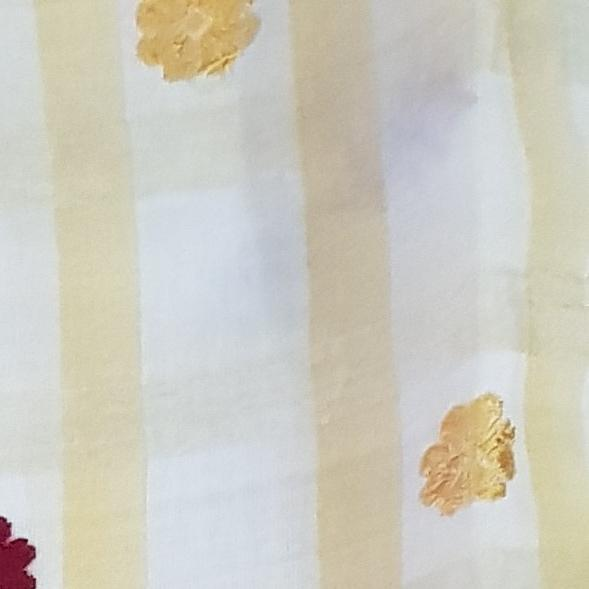
#> input picture sarees_dataset/handloom_sarees/img_106019.jpg, 589 x 589 px; its folder holds 3 pictures in this run
$ python generate_metadata.py
#> lines starting #> are read from the running program, lines starting #| are printed output that depends on the picture
import os
import json
import csv
import cv2
import numpy as np
import networkx as nx
from pathlib import Path
from collections import Counter, defaultdict
from PIL import Image
import matplotlib
matplotlib.use('Agg')
import matplotlib.pyplot as plt

# Directories
root_dir = Path(__file__).resolve().parents[1]
dataset_dir = root_dir / "sarees_dataset"
data_dir = root_dir / "data"
output_dir = root_dir / "outputs" / "dataset_inspection"

data_dir.mkdir(parents=True, exist_ok=True)
output_dir.mkdir(parents=True, exist_ok=True)

# 1. Load all images
image_paths = sorted(list(dataset_dir.rglob("*.jpg")))
print(f"Total images found: {len(image_paths)}")

# 2. Extract SIFT features & compute initial 72 design groups (exact preservation)
sift = cv2.SIFT_create(nfeatures=600)
bf = cv2.BFMatcher(cv2.NORM_L2, crossCheck=True)

descriptors = {}
image_metadata = {}

for p in image_paths:
    rel_path = str(p.relative_to(root_dir))
    with Image.open(p) as img:
#> img is the input picture: PIL image 589x589 RGB; mean R, G, B 205.8, 203.7, 192.7
        w, h = img.size
#> w = 589; h = 589
        ar = round(w / h, 2)
#> ar = 1

    cv_img = cv2.imread(str(p), cv2.IMREAD_GRAYSCALE)
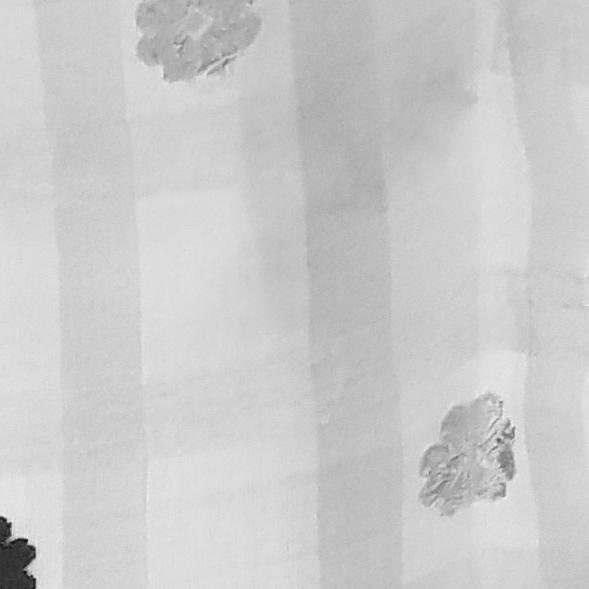
#> cv_img: shape (589, 589); min 11, max 244, mean 203.1
    kp, des = sift.detectAndCompute(cv_img, None)
#> kp = 186 keypoints; strongest (x, y, size): (26, 540, 2.8), (34, 580, 2.2), (24, 552, 15.6), (4, 520, 3.3)
    descriptors[p.name] = des

    image_metadata[p.name] = {
        'full_path': str(p),
        'rel_path': rel_path,
        'filename': p.name,
        'width': w,
        'height': h,
        'aspect_ratio': ar
    }
#> pass 2 of the loop `for p in image_paths:`:
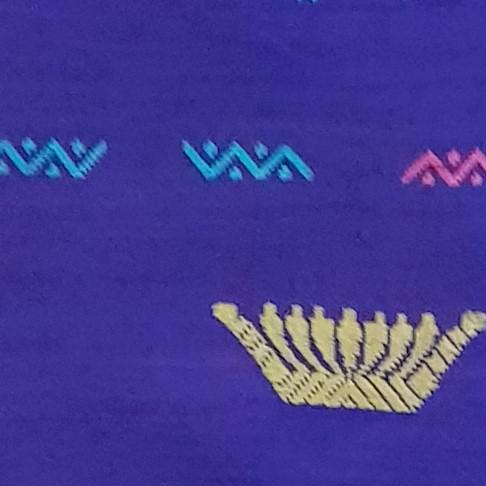
#> input picture sarees_dataset/handloom_sarees/img_10959.jpg, 486 x 486 px
#> img is the input picture: PIL image 486x486 RGB; mean R, G, B 67.3, 58.3, 146.2
#> `cv_img = cv2.imread(str(p), cv2.IMREAD_GRAYSCALE)`:
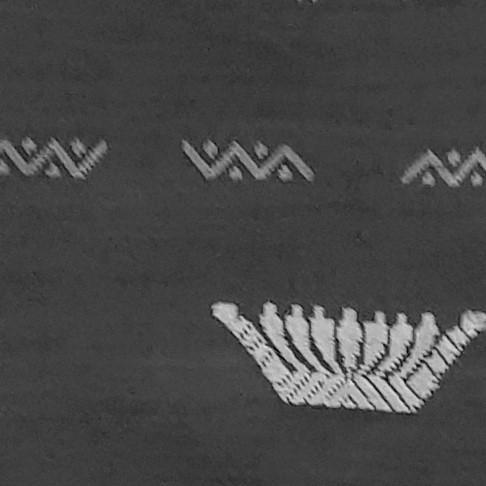
#> cv_img: shape (486, 486); min 0, max 230, mean 71
#> kp = 600 keypoints; strongest (x, y, size): (405, 380, 2.6), (395, 390, 2.4), (246, 332, 2), (403, 400, 2.5)
#> pass 3 of the loop `for p in image_paths:`:
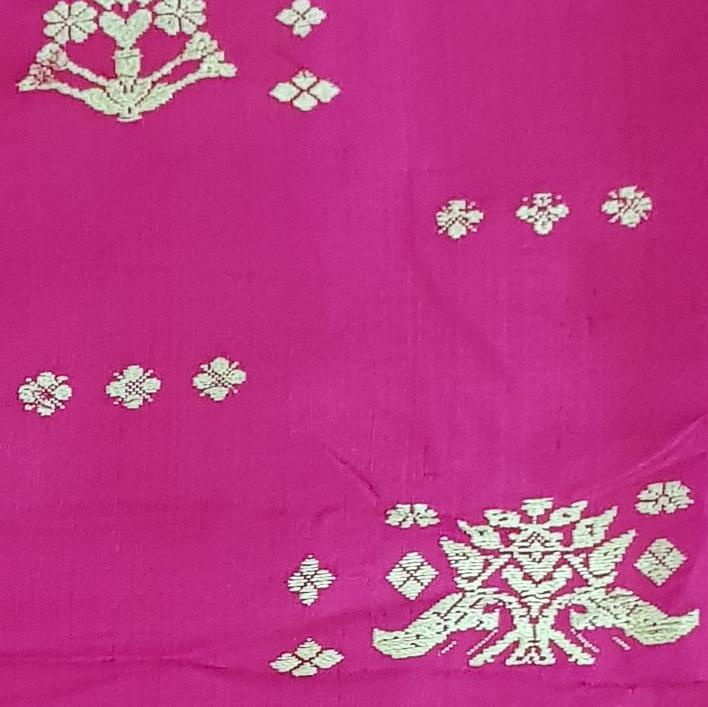
#> input picture sarees_dataset/handloom_sarees/img_110820.jpg, 708 x 707 px
#> img is the input picture: PIL image 708x707 RGB; mean R, G, B 189.1, 59.7, 132.1
#> `cv_img = cv2.imread(str(p), cv2.IMREAD_GRAYSCALE)`:
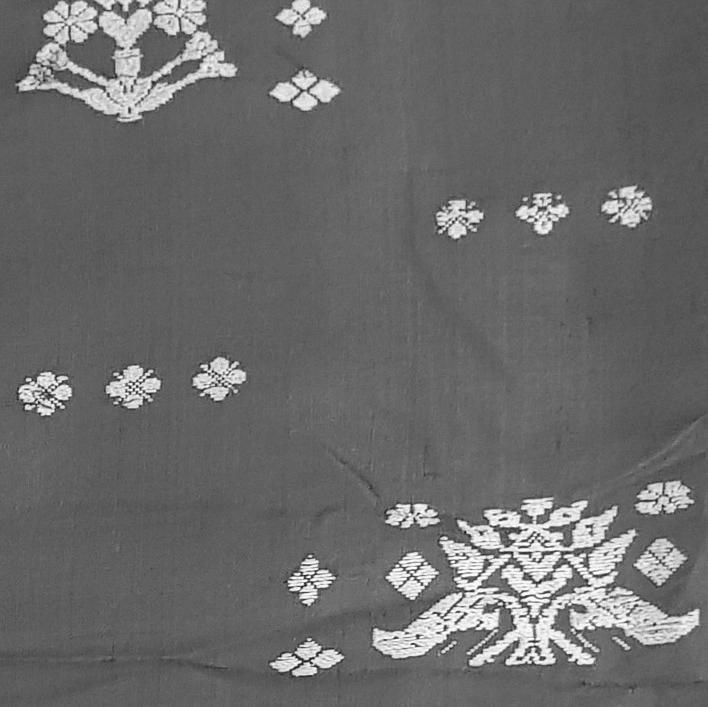
#> cv_img: shape (707, 708); min 13, max 255, mean 106.6
#> kp = 600 keypoints; strongest (x, y, size): (510, 603, 2.2), (130, 387, 1.9), (418, 636, 3), (481, 622, 2.2)

# Build graph of connections (SIFT matches >= 35)
G = nx.Graph()
for p in image_paths:
    G.add_node(p.name)

match_details = defaultdict(dict)
n = len(image_paths)
for i in range(n):
    n1 = image_paths[i].name
    des1 = descriptors.get(n1)
    if des1 is None: continue
    for j in range(i + 1, n):
        n2 = image_paths[j].name
        des2 = descriptors.get(n2)
        if des2 is None: continue

        matches = bf.match(des1, des2)
        good = [m for m in matches if m.distance < 160]
        num_good = len(good)
        match_details[n1][n2] = num_good
        match_details[n2][n1] = num_good

        if num_good >= 35:
            G.add_edge(n1, n2, weight=num_good)
#> after the loop, match_details = 3 items

components = list(nx.connected_components(G))
#> components = 3 items
components.sort(key=lambda c: len(c), reverse=True)

print(f"Initial inferred design groups count: {len(components)}")
#| Initial inferred design groups count: 3

# 3. Assign Design IDs and Colorway IDs
rows = []
design_audit_info = {}
singletons_list = []
multi_groups_list = []

for cid, comp in enumerate(components, 1):
    design_id = f"Design_{cid:03d}"
    comp_list = sorted(list(comp))
    is_single = (len(comp_list) == 1)

    if is_single:
        singletons_list.append((design_id, comp_list[0]))
    else:
        multi_groups_list.append((design_id, comp_list))

    # Audit info for group
    pairwise_info = []
    for idx1 in range(len(comp_list)):
        for idx2 in range(idx1 + 1, len(comp_list)):
            fn1, fn2 = comp_list[idx1], comp_list[idx2]
            score = match_details[fn1].get(fn2, 0)
            pairwise_info.append({'img1': fn1, 'img2': fn2, 'sift_matches': score})

    design_audit_info[design_id] = {
        'design_id': design_id,
        'image_count': len(comp_list),
        'is_singleton': is_single,
        'images': comp_list,
        'pairwise_sift_matches': pairwise_info
    }

    for c_idx, fn in enumerate(comp_list, 1):
        colorway_id = f"{design_id}_C{c_idx:02d}"
        meta = image_metadata[fn]
        rows.append({
            'image_path': meta['rel_path'],
            'design_id': design_id,
            'colorway_id': colorway_id,
            'is_singleton': is_single,
            'width': meta['width'],
            'height': meta['height'],
            'aspect_ratio': meta['aspect_ratio']
        })
#> this loop made 3 passes
#> (design_id, comp_list) on passes 1 to 3: ('Design_001', ['img_106019.jpg']), ('Design_002', ['img_10959.jpg']), ('Design_003', ['img_110820.jpg'])
#> after the loop, design_audit_info = 3 items; multi_groups_list = []; rows = 3 items; singletons_list = [('Design_001', 'img_106019.jpg'), ('Design_002', 'img_10959.jpg'), ('Design_003', 'img_110820.jpg')]

# Sort rows by image_path
rows.sort(key=lambda x: x['image_path'])

# Write metadata.csv
csv_file = data_dir / "metadata.csv"
fieldnames = ['image_path', 'design_id', 'colorway_id', 'is_singleton', 'width', 'height', 'aspect_ratio']
with open(csv_file, 'w', newline='', encoding='utf-8') as f:
    writer = csv.DictWriter(f, fieldnames=fieldnames)
    writer.writeheader()
    writer.writerows(rows)

print(f"Created {csv_file} with {len(rows)} rows.")
#| Created data/metadata.csv with 3 rows.

# 4. Save dataset_summary.json
dimensions_list = [(r['width'], r['height']) for r in rows]
#> dimensions_list = [(589, 589), (486, 486), (708, 707)]
dim_counts = dict(Counter(dimensions_list))
#> dim_counts = {(589, 589): 1, (486, 486): 1, (708, 707): 1}
dim_stats = {
    'unique_resolution_count': len(dim_counts),
    'most_common_resolutions': [{'width': k[0], 'height': k[1], 'count': v} for k, v in Counter(dimensions_list).most_common(5)],
    'min_width': min(r['width'] for r in rows),
    'max_width': max(r['width'] for r in rows),
    'min_height': min(r['height'] for r in rows),
    'max_height': max(r['height'] for r in rows),
    'aspect_ratios': dict(Counter(r['aspect_ratio'] for r in rows))
}

class_sizes = [len(comp) for comp in components]
#> class_sizes = [1, 1, 1]
summary_data = {
    'total_images': len(image_paths),
    'total_designs': len(components),
    'multi_image_designs': len(multi_groups_list),
    'singleton_designs': len(singletons_list),
    'images_in_multi_image_designs': sum(len(c) for _, c in multi_groups_list),
    'class_size_distribution': dict(Counter(class_sizes)),
    'image_dimension_statistics': dim_stats
}

summary_json = output_dir / "dataset_summary.json"
with open(summary_json, 'w', encoding='utf-8') as f:
    json.dump(summary_data, f, indent=2)

print(f"Created {summary_json}.")

# Save audit details json
audit_json = output_dir / "group_audit.json"
with open(audit_json, 'w', encoding='utf-8') as f:
    json.dump(design_audit_info, f, indent=2)
print(f"Created {audit_json}.")

# 5. Generate Contact Sheets for Multi-Image Groups
# Split 28 multi-image groups across a few sheets (7 groups per sheet -> 4 sheets)
sheet_size = 7
for sheet_idx in range(0, len(multi_groups_list), sheet_size):
    sub_groups = multi_groups_list[sheet_idx : sheet_idx + sheet_size]
    max_imgs = max(len(imgs) for _, imgs in sub_groups)

    fig, axes = plt.subplots(nrows=len(sub_groups), ncols=max_imgs, figsize=(max_imgs * 3.2, len(sub_groups) * 3.2))
    fig.suptitle(f"Multi-Image Design Groups Contact Sheet (Sheet {sheet_idx//sheet_size + 1})", fontsize=16, fontweight='bold', y=0.995)

    if len(sub_groups) == 1:
        axes = np.array([axes])
    if max_imgs == 1:
        axes = np.array([[ax] for ax in axes])

    for r_idx, (did, comp_list) in enumerate(sub_groups):
        for c_idx in range(max_imgs):
            ax = axes[r_idx, c_idx]
            if c_idx < len(comp_list):
                fn = comp_list[c_idx]
                img_p = dataset_dir / "handloom_sarees" / fn
                im = Image.open(img_p)
                ax.imshow(im)
                colorway_id = f"{did}_C{c_idx+1:02d}"
                ax.set_title(f"{did}\n{colorway_id}\n{fn}", fontsize=9)
            ax.axis('off')

    plt.tight_layout()
    sheet_path = output_dir / f"contact_sheet_multi_groups_{sheet_idx//sheet_size + 1}.png"
    plt.savefig(sheet_path, dpi=150, bbox_inches='tight')
    plt.close()
    print(f"Created {sheet_path}")

# 6. Generate Contact Sheet for Singletons (44 images: 6 rows x 8 cols)
cols = 8
rows_num = int(np.ceil(len(singletons_list) / cols))
#> rows_num = 1
fig, axes = plt.subplots(nrows=rows_num, ncols=cols, figsize=(cols * 2.8, rows_num * 2.8))
fig.suptitle("Singleton Design Classes (44 Unmatched Images)", fontsize=16, fontweight='bold', y=0.995)

axes_flat = axes.flatten()
for idx, (did, fn) in enumerate(singletons_list):
    ax = axes_flat[idx]
    img_p = dataset_dir / "handloom_sarees" / fn
    im = Image.open(img_p)
    ax.imshow(im)
    ax.set_title(f"{did}\n{fn}", fontsize=8)
    ax.axis('off')
#> pass 2 of the loop `for idx, (did, fn) in enumerate(singletons_list):`:
#> pass 3 of the loop `for idx, (did, fn) in enumerate(singletons_list):`:

for idx in range(len(singletons_list), len(axes_flat)):
    axes_flat[idx].axis('off')
#> this loop made 5 passes

plt.tight_layout()
singleton_sheet_path = output_dir / "contact_sheet_singletons.png"
plt.savefig(singleton_sheet_path, dpi=150, bbox_inches='tight')
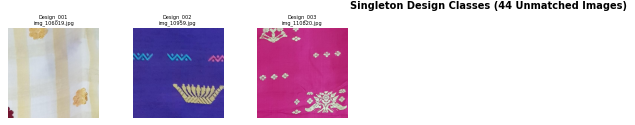
#> figure drawn by matplotlib, 3 panels
plt.close()
print(f"Created {singleton_sheet_path}")
